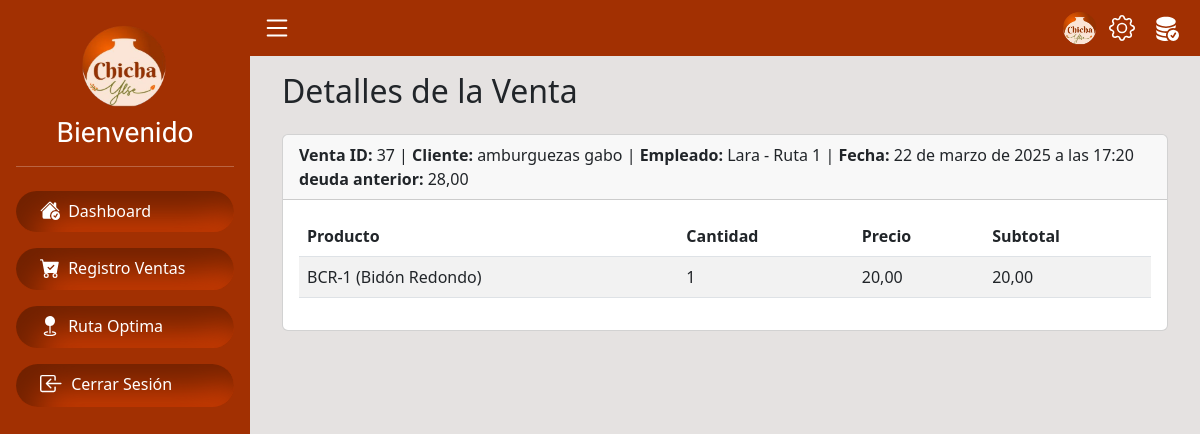
The app's page /venta/37/ with its own data.
### servicio/models.py (models this page shows, shortened)
class RegistroVenta(models.Model):
    cliente = models.ForeignKey(Cliente, on_delete=models.CASCADE)
    empleado = models.ForeignKey(Empleado, on_delete=models.CASCADE)
    fecha = models.DateTimeField(auto_now_add=True)
    total = models.DecimalField(max_digits=10, decimal_places=2, default=0.0)
    anticipo = models.DecimalField(max_digits=10, decimal_places=2, default=0.00)
    saldo_pendiente = models.DecimalField(max_digits=10, decimal_places=2, default=0.0)
    deuda_anterior = models.DecimalField(max_digits=10, decimal_places=2, default=0.00)
    class Meta:
        ordering = ['-fecha']

class Cliente(models.Model):
    usuario = models.OneToOneField(User, on_delete=models.CASCADE, related_name='cliente')
    negocio = models.CharField(max_length=100)
    contacto = models.CharField(max_length=15)
    imagen = models.ImageField(upload_to='clientes/', blank=True, null=True)

class Empleado(models.Model):
    usuario = models.OneToOneField(User, on_delete=models.CASCADE, related_name='empleado')
    domicilio = models.TextField()
    division = models.ForeignKey(DivisionEmpleado, on_delete=models.CASCADE)
    productosasignados = models.ManyToManyField(ProductosiRetornable, blank=True)
    def __str__(self):
        return f"{self.usuario.nombre} - {self.division.ruta}"

class User(AbstractBaseUser, PermissionsMixin):
    email = models.EmailField(unique=True)
    imagen = models.ImageField(upload_to='path/to/upload', null=True, blank=True)
    nombre = models.CharField(max_length=50)
    apellido = models.CharField(max_length=50)
    apellidoM = models.CharField(max_length=50, null=True, blank=True)
    dni = models.CharField(max_length=20, unique=True, null=True, blank=True, verbose_name='Carnet Identidad:')
    fecha_nac = models.DateField(null=True, blank=True)
    estado = models.BooleanField(default=False)
    is_active = models.BooleanField(default=False)
    is_staff = models.BooleanField(default=False)
    groups = models.ManyToManyField(Group, blank=True, related_name='user_groups')
    user_permissions = models.ManyToManyField(Permission, blank=True, related_name='user_permissions')
    date_joined = models.DateTimeField(default=timezone.now)
    updated_at = models.DateTimeField(auto_now=True)
    objects = UserManager()
    USERNAME_FIELD = 'email'
    REQUIRED_FIELDS = ['nombre', 'apellido']

class DivisionEmpleado(models.Model):
    ruta = models.CharField(max_length=50)

class RegistroDetalleVenta(models.Model):
    venta = models.ForeignKey('RegistroVenta', on_delete=models.CASCADE, related_name='detalles')
    producto_no_retornable = models.ForeignKey(ProductonoRetornable, on_delete=models.CASCADE, null=True, blank=True)
    producto_retornable = models.ForeignKey(ProductosiRetornable, on_delete=models.CASCADE, null=True, blank=True)
    cantidad = models.PositiveIntegerField(default=0, blank=True, null=True)
    precio = models.DecimalField(max_digits=10, decimal_places=2)  # Precio al momento de la venta
    subtotal = models.DecimalField(max_digits=10, decimal_places=2)

class ProductoBase(models.Model):
    tipo_producto = models.ForeignKey(TipoProducto, on_delete=models.CASCADE)
    precio = models.DecimalField(max_digits=10, decimal_places=2)
    class Meta:
        abstract = True

class ProductosiRetornable(ProductoBase):
    ESTADO_CHOICES = [
        ('Disponible', 'Disponible'),
        ('Ocupado', 'Ocupado'),
        ('Dañado', 'Dañado'),
    ]
    descripcion = models.CharField(max_length=30)
    estado = models.CharField(max_length=50, choices=ESTADO_CHOICES, default='Disponible')
    def __str__(self):
        return f"{self.descripcion} ({self.tipo_producto.nombre})"

class TipoProducto(models.Model):
    nombre = models.CharField(max_length=50)

### servicio/views.py (the view)
# urls.py: path('venta/<int:venta_id>/', views.detalle_venta, name='detalle_venta'),
def detalle_venta(request, venta_id):
    venta = get_object_or_404(RegistroVenta, id=venta_id)
    detalles = venta.detalles.all()  # Obtener los detalles de esta venta
    return render(request, 'ventas/detalle_venta.html', {
        'venta': venta,
        'detalles': detalles
    })

### servicio/templates/ventas/detalle_venta.html
{% extends "base.html" %}
{% block content %}
<div class="container mt-4">
    <h2 class="mb-4">Detalles de la Venta</h2>
    <div class="card mb-3">
        <div class="card-header">
            <strong>Venta ID:</strong> {{ venta.id }} |
            <strong>Cliente:</strong> {{ venta.cliente.negocio }} |
            <strong>Empleado:</strong> {{ venta.empleado }} |
            <strong>Fecha:</strong> {{ venta.fecha }}
            <strong>deuda anterior:</strong> {{ venta.deuda_anterior }}
        </div>
        <div class="card-body">
            <table class="table table-striped">
                <thead>
                    <tr>
                        <th>Producto</th>
                        <th>Cantidad</th>
                        <th>Precio</th>
                        <th>Subtotal</th>
                    </tr>
                </thead>
                <tbody>
                    {% for detalle in detalles %}
                    <tr>
                        <td>
                            {% if detalle.producto_no_retornable %}
                                {{ detalle.producto_no_retornable }}
                            {% else %}
                                {{ detalle.producto_retornable }}
                            {% endif %}
                        </td>
                        <td>{{ detalle.cantidad }}</td>
                        <td>{{ detalle.precio }}</td>
                        <td>{{ detalle.subtotal }}</td>
                    </tr>
                    {% endfor %}
                </tbody>
            </table>
        </div>
    </div>
</div>
{% endblock %}

### servicio/static/css/style.css (style rules this page uses)
body { display: flex; min-height: 100vh; flex-direction: column; background: #e5e2e1; }
table { --bs-table-color: unset !important; --bs-table-bg: unset !important; }

### records on screen
RegistroVenta: id "37", cliente.negocio "amburguezas gabo", empleado "Lara - Ruta 1", fecha "22 de marzo de 2025 a las 17:20", deuda_anterior "28,00"
RegistroDetalleVenta: producto_retornable "BCR-1 (Bidón Redondo)", cantidad "1", precio "20,00", subtotal "20,00"
